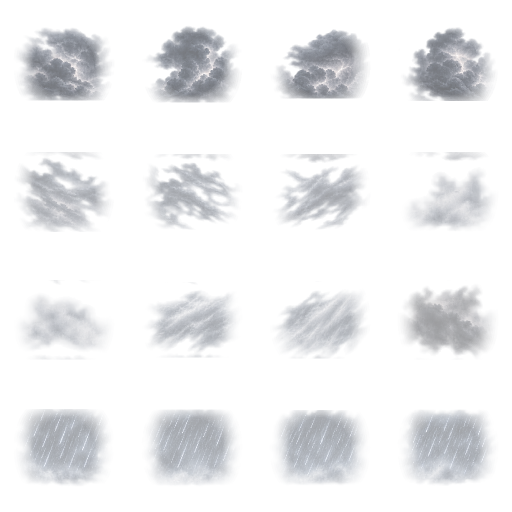
#> input picture Pause/Assets/Art/Worlds/Storm/backdrop_v3~/weather.png, 1024 x 1024 px, found by its file name (shown at 1/2 size)
$ python build_cloudfix.py
#> lines starting #> are read from the running program, lines starting #| are printed output that depends on the picture; after the words box and inside, x2 and y2 are one past the last pixel; in counts of white or black regions, pixels touching at a corner belong together; pictures that were not available may be replaced by others from this repository, and a replacement may not be noted
"""Build the Tide weather-cloud candidate without touching the live atlas.

The generated candidate supplies the four bank silhouettes and lobe texture.
This script samples it with nearest-neighbour pixels, maps its colours to the
existing Tide weather palette, and retains every other atlas pixel verbatim.
"""

from __future__ import annotations

import colorsys
import json
from pathlib import Path

import numpy as np
from PIL import Image, ImageDraw


HERE = Path(__file__).resolve().parent
ROOT = HERE.parents[6]
BASE = ROOT / "Pause/Assets/Art/Backgrounds/Resources/Worlds/Tide/Backdrop3"
OUT = HERE.parent / "cloudfix"
SOURCE = HERE / "cloud_candidate_atlas.png"
PALETTE = np.array(
    [
        (27, 41, 37),
        (43, 60, 57),
        (65, 85, 80),
        (91, 114, 107),
        (128, 155, 146),
        (35, 105, 72),
        (57, 147, 101),
        (88, 194, 138),
    ],
    dtype=np.uint8,
)


def generated_bank(generated: Image.Image, index: int, target_box: tuple[int, ...]) -> np.ndarray:
    """Fit a generated lobe silhouette to its original cell footprint."""
    side = generated.width / 4
    x0, x1 = round(index * side), round((index + 1) * side)
    y1 = round(generated.height / 4)
    src = np.asarray(generated.crop((x0, 0, x1, y1)).convert("RGBA"))
    ys, xs = np.where(src[:, :, 3] > 30)
    if len(xs) == 0:
        raise ValueError(f"Generated cloud {index} is empty")
    crop = Image.fromarray(src[ys.min() : ys.max() + 1, xs.min() : xs.max() + 1])
    left, top, right, bottom = target_box
    crop = crop.resize((right - left + 1, bottom - top + 1), Image.Resampling.NEAREST)
    raw = np.asarray(crop, dtype=np.uint8)
    canvas = np.zeros((256, 256, 4), dtype=np.uint8)
    canvas[top : bottom + 1, left : right + 1] = raw
    return canvas


def recolour(raw: np.ndarray, footprint: tuple[int, ...]) -> np.ndarray:
    """Quantise to the exact eight Tide weather colours and stepped alpha."""
    rgb = raw[:, :, :3].astype(np.float32)
    red, green, blue = rgb[:, :, 0], rgb[:, :, 1], rgb[:, :, 2]
    value = red * 0.2126 + green * 0.7152 + blue * 0.0722
    mint = (green - red > 30) & (green - blue > 10)
    gray_step = np.digitize(value, [51, 68, 112, 182])
    mint_step = 5 + np.digitize(value, [90, 160])
    indices = np.where(mint, mint_step, gray_step)
    out = np.zeros_like(raw)
    out[:, :, :3] = PALETTE[indices]

    # The original atlas uses translucent, stepped clouds with alpha <= 105.
    alpha = np.minimum(105, np.rint(raw[:, :, 3].astype(np.float32) * 105 / 205))
    yy, xx = np.indices((256, 256))
    border_distance = np.minimum.reduce([xx, yy, 255 - xx, 255 - yy])
    edge_limit = np.clip((border_distance - 8) * 15, 0, 105)
    left, top, right, bottom = footprint
    footprint_distance = np.minimum.reduce([xx - left, yy - top, right - xx, bottom - yy])
    footprint_limit = np.clip(footprint_distance * 15, 0, 105)
    alpha = np.minimum.reduce([alpha, edge_limit, footprint_limit])
    out[:, :, 3] = (np.rint(alpha / 15) * 15).astype(np.uint8)
    out[out[:, :, 3] == 0] = 0
    return out


# [74 lines left out: functions composite, make_previews, metrics, not called in this run]


def main() -> None:
    original = Image.open(BASE / "weather.png").convert("RGBA")
#> original is the input picture: PIL image 1024x1024 RGBA; mean R, G, B, A 47, 50.8, 58, 26.5
    generated = Image.open(SOURCE).convert("RGBA")
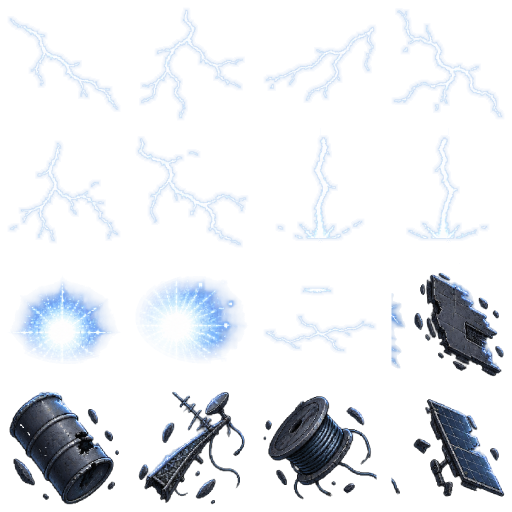
#> input picture Pause/Assets/Art/Worlds/Storm/backdrop_v3~/lightning.png, 1024 x 1024 px, given in place of cloud_candidate_atlas.png, which was not available (shown at 1/2 size)
#> generated is the input picture: PIL image 1024x1024 RGBA; mean R, G, B, A 102.9, 127, 160.8, 38.1
    before = np.asarray(original).copy()
    after = before.copy()
    for index in range(4):
        orig = before[:256, index * 256 : (index + 1) * 256]
        ys, xs = np.where(orig[:, :, 3] > 24)
        footprint = (int(xs.min()), int(ys.min()), int(xs.max()), int(ys.max()))
        after[:256, index * 256 : (index + 1) * 256] = recolour(
            generated_bank(generated, index, footprint), footprint
        )
#> this loop made 4 passes
#> footprint on passes 1 to 4: (37, 56, 218, 200), (41, 53, 218, 204), (41, 59, 218, 196), (42, 55, 218, 201)
#> pass 1, in main, `orig = before[:256, index * 256 : (index + 1) * 256]`:
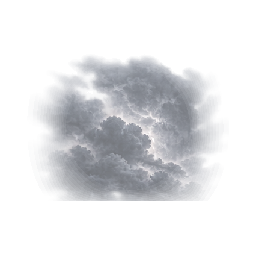
#> orig: shape (256, 256, 4); mean R, G, B, A 41.1, 44.1, 51, 39.5; transparent parts drawn white
#> pass 1, in generated_bank, `src = np.asarray(generated.crop((x0, 0, x1, y1)).convert("RGBA"))`:
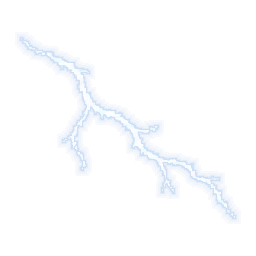
#> src: shape (256, 256, 4); mean R, G, B, A 149.4, 184.7, 231.6, 11.8; transparent parts drawn white
#> pass 1, in generated_bank, `crop = Image.fromarray(src[ys.min() : ys.max() + 1, xs.min() : xs.max(..`:
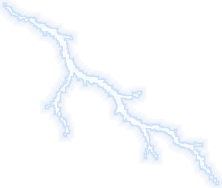
#> crop: PIL image 222x188 RGBA; mean R, G, B, A 150.7, 185.6, 231.9, 18.5; transparent parts drawn white
#> pass 1, in generated_bank, `crop = crop.resize((right - left + 1, bottom - top + 1), Image.Resampl..`:
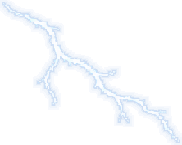
#> crop: PIL image 182x145 RGBA; mean R, G, B, A 150.7, 185.6, 231.9, 18.5; transparent parts drawn white
#> after the loop:
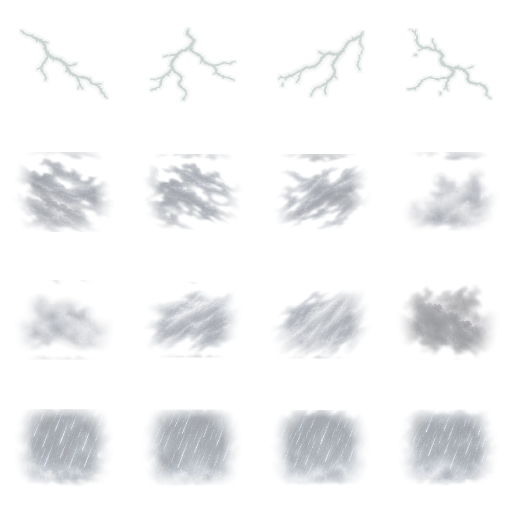
#> after: shape (1024, 1024, 4) (shown at 1/2 size); 12.67% of pixels changed, all inside (x1, y1, x2, y2) = (15, 51, 1009, 205); transparent parts drawn white
    OUT.mkdir(exist_ok=True)
    Image.fromarray(after).save(OUT / "weather.png")
#> (the run stopped early here; a loop or call above may not have finished)
